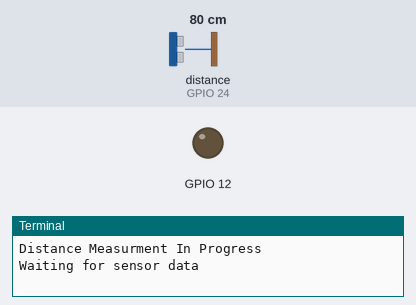
A program run on a simulated Raspberry Pi (BCM pin numbers). Parts: output pins drawn as LEDs (lit = HIGH), the last lines printed to the terminal. The inputs (shaded band) are chosen by the test bench; at power-on: distance to the obstacle (sensor on GPIO 24) 80 cm. The echo pulse lasts 58.3 µs per cm; the clock reads 2024-03-15 10:24:30 at power-on unless the program sets it; pins used as bus, display or sensor lines are not drawn.

Above: at 1.2 s.
1.3 s: distance to the obstacle (sensor on GPIO 24) set to 4 cm
4.3 s: distance to the obstacle (sensor on GPIO 24) set to 2 cm
At 6.9 s:
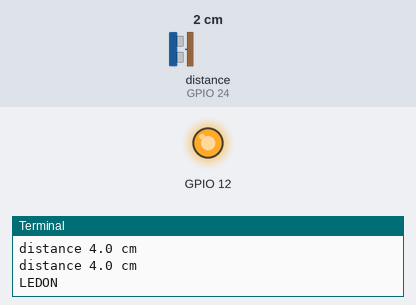
9.5 s: distance to the obstacle (sensor on GPIO 24) set to 9 cm
At 10.2 s:
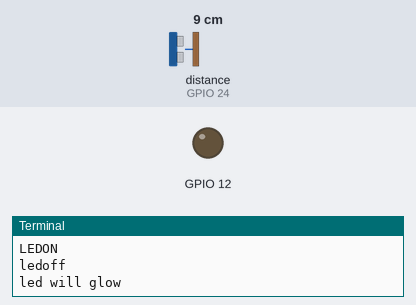
Timing chart, 0 to 12.5 s (numbered marks = the images above; inputs shaded):
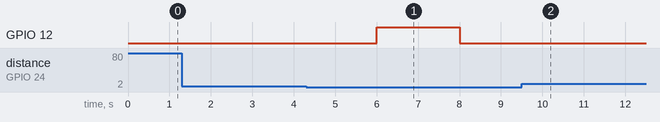

The program:

pulse_dcm_led.py
```python
import RPi.GPIO as GPIO
import time
GPIO.setwarnings(False)
GPIO.setmode(GPIO.BCM)
GPIO.setup(12, GPIO.OUT)
TRIG = 23
ECHO = 24
print "Distance Measurment In Progress"
GPIO.setup(TRIG, GPIO.OUT)
GPIO.setup(ECHO, GPIO.IN)
print "Waiting for sensor data"

while True:


    GPIO.output(TRIG, False)
    time.sleep(2)
    GPIO.output(TRIG, True)
    time.sleep(0.0001)
    GPIO.output(TRIG, False)
    while GPIO.input(ECHO)==0:
          pulse_start = time.time()
    while GPIO.input (ECHO)==1:
        pulse_end = time.time()
    pulse_duration = pulse_end - pulse_start
#34300=Distance/time/2,     17150=Distance/time,      17150 x time = distance(cm)
    distance = pulse_duration * 17150
    distance = round(distance,0)
    if distance > 2 and distance < 150:
        print "distance",distance,"cm"
    else:
        distance < 150
        GPIO.output(12,1)
        print "LEDON"
        time.sleep(2)
        GPIO.output(12,0)
        print "ledoff"
        time.sleep(2)
        print "led will glow"
```

Measured:
- the behaviour switches between 3 and 2 cm on distance to the obstacle (sensor on GPIO 24) (found by bisection; images 0 and 1)
- after the input at 4.3 s, GPIO 12: LOW → HIGH after 1.7 s, → LOW 2.0 s later
- after the input at 9.5 s, GPIO 12: stays LOW (without the input it goes to HIGH after 2.5 s)
